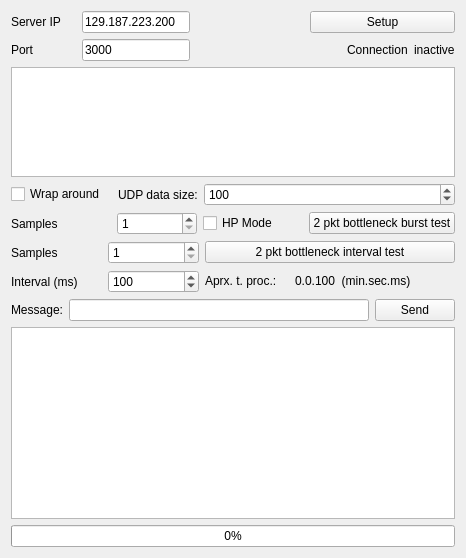
        <widget class="QWidget" name="tab">
         <attribute name="title">
          <string>Link Rate Measurement</string>
         </attribute>
         <layout class="QVBoxLayout" name="verticalLayout">
          <item>
           <layout class="QHBoxLayout" name="horizontalLayout_43">
            <property name="sizeConstraint">
             <enum>QLayout::SetFixedSize</enum>
            </property>
            <item>
             <layout class="QHBoxLayout" name="horizontalLayout_42">
              <item>
               <widget class="QLabel" name="label_2">
                <property name="sizePolicy">
                 <sizepolicy hsizetype="Minimum" vsizetype="Preferred">
                  <horstretch>0</horstretch>
                  <verstretch>0</verstretch>
                 </sizepolicy>
                </property>
                <property name="minimumSize">
                 <size>
                  <width>65</width>
                  <height>0</height>
                 </size>
                </property>
                <property name="text">
                 <string>Server IP</string>
                </property>
               </widget>
              </item>
              <item>
               <widget class="QLineEdit" name="Server_IP">
                <property name="text">
                 <string>129.187.223.200</string>
                </property>
               </widget>
              </item>
             </layout>
            </item>
            <item>
             <spacer name="horizontalSpacer_13">
              <property name="orientation">
               <enum>Qt::Horizontal</enum>
              </property>
              <property name="sizeHint" stdset="0">
               <size>
                <width>40</width>
                <height>20</height>
               </size>
              </property>
             </spacer>
            </item>
            <item>
             <widget class="QPushButton" name="Check_Server_IP">
              <property name="minimumSize">
               <size>
                <width>145</width>
                <height>0</height>
               </size>
              </property>
              <property name="text">
               <string>Setup</string>
              </property>
             </widget>
            </item>
           </layout>
          </item>
          <item>
           <layout class="QVBoxLayout" name="verticalLayout_12">
            <property name="sizeConstraint">
             <enum>QLayout::SetFixedSize</enum>
            </property>
            <item>
             <layout class="QVBoxLayout" name="verticalLayout_5">
              <property name="sizeConstraint">
               <enum>QLayout::SetFixedSize</enum>
              </property>
              <item>
               <layout class="QHBoxLayout" name="horizontalLayout_44">
                <property name="sizeConstraint">
                 <enum>QLayout::SetFixedSize</enum>
                </property>
                <item>
                 <layout class="QHBoxLayout" name="horizontalLayout_41">
                  <item>
                   <widget class="QLabel" name="label">
                    <property name="sizePolicy">
                     <sizepolicy hsizetype="Minimum" vsizetype="Preferred">
                      <horstretch>0</horstretch>
                      <verstretch>0</verstretch>
                     </sizepolicy>
                    </property>
                    <property name="minimumSize">
                     <size>
                      <width>65</width>
                      <height>0</height>
                     </size>
                    </property>
                    <property name="lineWidth">
                     <number>1</number>
                    </property>
                    <property name="text">
                     <string>Port</string>
                    </property>
                    <property name="scaledContents">
                     <bool>false</bool>
                    </property>
                   </widget>
                  </item>
                  <item>
                   <widget class="QLineEdit" name="Server_Port">
                    <property name="text">
                     <string>3000</string>
                    </property>
                   </widget>
                  </item>
                 </layout>
                </item>
                <item>
                 <spacer name="horizontalSpacer_14">
                  <property name="orientation">
                   <enum>Qt::Horizontal</enum>
                  </property>
                  <property name="sizeHint" stdset="0">
                   <size>
                    <width>40</width>
                    <height>20</height>
                   </size>
                  </property>
                 </spacer>
                </item>
                <item>
                 <layout class="QHBoxLayout" name="horizontalLayout">
                  <item>
                   <widget class="QLabel" name="label_3">
                    <property name="text">
                     <string>Connection</string>
                    </property>
                   </widget>
                  </item>
                  <item>
                   <widget class="QLabel" name="connect_disp">
                    <property name="text">
                     <string>inactive</string>
                    </property>
                    <property name="textFormat">
                     <enum>Qt::AutoText</enum>
                    </property>
                   </widget>
                  </item>
                 </layout>
                </item>
               </layout>
              </item>
             </layout>
            </item>
            <item>
             <widget class="QTextEdit" name="Console">
              <property name="sizePolicy">
               <sizepolicy hsizetype="Fixed" vsizetype="Maximum">
                <horstretch>0</horstretch>
                <verstretch>0</verstretch>
               </sizepolicy>
              </property>
              <property name="maximumSize">
               <size>
                <width>1012</width>
                <height>110</height>
               </size>
              </property>
             </widget>
            </item>
           </layout>
          </item>
          <item>
           <layout class="QVBoxLayout" name="verticalLayout_11">
            <property name="sizeConstraint">
             <enum>QLayout::SetFixedSize</enum>
            </property>
            <item>
             <layout class="QHBoxLayout" name="horizontalLayout_3">
              <property name="sizeConstraint">
               <enum>QLayout::SetFixedSize</enum>
              </property>
              <item>
               <widget class="QCheckBox" name="wrap_arround">
                <property name="text">
                 <string>Wrap around  </string>
                </property>
               </widget>
              </item>
              <item>
               <widget class="QLabel" name="label_25">
                <property name="text">
                 <string>UDP data size:</string>
                </property>
               </widget>
              </item>
              <item>
               <widget class="QSpinBox" name="udp_pkt_size">
                <property name="sizePolicy">
                 <sizepolicy hsizetype="Expanding" vsizetype="Fixed">
                  <horstretch>0</horstretch>
                  <verstretch>0</verstretch>
                 </sizepolicy>
                </property>
                <property name="minimum">
                 <number>1</number>
                </property>
                <property name="maximum">
                 <number>1500</number>
                </property>
                <property name="value">
                 <number>100</number>
                </property>
               </widget>
              </item>
             </layout>
            </item>
            <item>
             <layout class="QHBoxLayout" name="horizontalLayout_4">
              <property name="sizeConstraint">
               <enum>QLayout::SetFixedSize</enum>
              </property>
              <item>
               <widget class="QLabel" name="label_4">
                <property name="sizePolicy">
                 <sizepolicy hsizetype="Fixed" vsizetype="Preferred">
                  <horstretch>0</horstretch>
                  <verstretch>0</verstretch>
                 </sizepolicy>
                </property>
                <property name="maximumSize">
                 <size>
                  <width>140</width>
                  <height>27</height>
                 </size>
                </property>
                <property name="text">
                 <string>Samples</string>
                </property>
               </widget>
              </item>
              <item>
               <widget class="QSpinBox" name="bottleneck_iteration">
                <property name="sizePolicy">
                 <sizepolicy hsizetype="Fixed" vsizetype="Fixed">
                  <horstretch>0</horstretch>
                  <verstretch>0</verstretch>
                 </sizepolicy>
                </property>
                <property name="minimumSize">
                 <size>
                  <width>80</width>
                  <height>0</height>
                 </size>
                </property>
                <property name="minimum">
                 <number>1</number>
                </property>
                <property name="maximum">
                 <number>500</number>
                </property>
                <property name="singleStep">
                 <number>1</number>
                </property>
               </widget>
              </item>
              <item>
               <widget class="QCheckBox" name="HP_MODE_en">
                <property name="text">
                 <string>HP Mode</string>
                </property>
               </widget>
              </item>
              <item>
               <widget class="QPushButton" name="Test_data">
                <property name="sizePolicy">
                 <sizepolicy hsizetype="Fixed" vsizetype="Fixed">
                  <horstretch>0</horstretch>
                  <verstretch>0</verstretch>
                 </sizepolicy>
                </property>
                <property name="text">
                 <string>2 pkt bottleneck burst test</string>
                </property>
               </widget>
              </item>
             </layout>
            </item>
           </layout>
          </item>
          <item>
           <layout class="QHBoxLayout" name="horizontalLayout_22">
            <item>
             <layout class="QVBoxLayout" name="verticalLayout_13">
              <item>
               <widget class="QLabel" name="label_23">
                <property name="text">
                 <string>Samples</string>
                </property>
               </widget>
              </item>
              <item>
               <widget class="QLabel" name="label_22">
                <property name="text">
                 <string>Interval (ms)</string>
                </property>
               </widget>
              </item>
             </layout>
            </item>
            <item>
             <layout class="QVBoxLayout" name="verticalLayout_14">
              <item>
               <widget class="QSpinBox" name="tmr_iterations">
                <property name="minimum">
                 <number>1</number>
                </property>
                <property name="maximum">
                 <number>10000</number>
                </property>
                <property name="value">
                 <number>1</number>
                </property>
               </widget>
              </item>
              <item>
               <widget class="QSpinBox" name="tmr_interval">
                <property name="minimum">
                 <number>1</number>
                </property>
                <property name="maximum">
                 <number>10000</number>
                </property>
                <property name="value">
                 <number>100</number>
                </property>
               </widget>
              </item>
             </layout>
            </item>
            <item>
             <layout class="QVBoxLayout" name="verticalLayout_15">
              <item>
               <widget class="QPushButton" name="pushButton">
                <property name="minimumSize">
                 <size>
                  <width>250</width>
                  <height>0</height>
                 </size>
                </property>
                <property name="text">
                 <string>2 pkt bottleneck interval test</string>
                </property>
               </widget>
              </item>
              <item>
               <layout class="QHBoxLayout" name="horizontalLayout_18">
                <item>
                 <widget class="QLabel" name="label_24">
                  <property name="text">
                   <string>Aprx. t. proc.:</string>
                  </property>
                 </widget>
                </item>
                <item>
                 <widget class="QLabel" name="Processing_time">
                  <property name="minimumSize">
                   <size>
                    <width>160</width>
                    <height>0</height>
                   </size>
                  </property>
                  <property name="text">
                   <string>0.0.100  (min.sec.ms)</string>
                  </property>
                 </widget>
                </item>
               </layout>
              </item>
             </layout>
            </item>
           </layout>
          </item>
          <item>
           <layout class="QHBoxLayout" name="horizontalLayout_2">
            <property name="sizeConstraint">
             <enum>QLayout::SetFixedSize</enum>
            </property>
            <item>
             <widget class="QLabel" name="label_5">
              <property name="text">
               <string>Message:</string>
              </property>
             </widget>
            </item>
            <item>
             <widget class="QLineEdit" name="Data">
              <property name="sizePolicy">
               <sizepolicy hsizetype="Fixed" vsizetype="Fixed">
                <horstretch>0</horstretch>
                <verstretch>0</verstretch>
               </sizepolicy>
              </property>
              <property name="minimumSize">
               <size>
                <width>300</width>
                <height>0</height>
               </size>
              </property>
              <property name="maximumSize">
               <size>
                <width>350</width>
                <height>16777215</height>
               </size>
              </property>
             </widget>
            </item>
            <item>
             <widget class="QPushButton" name="Send">
              <property name="sizePolicy">
               <sizepolicy hsizetype="Fixed" vsizetype="Fixed">
                <horstretch>0</horstretch>
                <verstretch>0</verstretch>
               </sizepolicy>
              </property>
              <property name="minimumSize">
               <size>
                <width>80</width>
                <height>0</height>
               </size>
              </property>
              <property name="maximumSize">
               <size>
                <width>85</width>
                <height>16777215</height>
               </size>
              </property>
              <property name="text">
               <string>Send</string>
              </property>
             </widget>
            </item>
           </layout>
          </item>
          <item>
           <layout class="QVBoxLayout" name="verticalLayout_10">
            <property name="sizeConstraint">
             <enum>QLayout::SetDefaultConstraint</enum>
            </property>
            <item>
             <widget class="QTextEdit" name="recv_output">
              <property name="enabled">
               <bool>true</bool>
              </property>
              <property name="sizePolicy">
               <sizepolicy hsizetype="Expanding" vsizetype="Expanding">
                <horstretch>0</horstretch>
                <verstretch>0</verstretch>
               </sizepolicy>
              </property>
              <property name="minimumSize">
               <size>
                <width>300</width>
                <height>0</height>
               </size>
              </property>
              <property name="maximumSize">
               <size>
                <width>16777215</width>
                <height>16777215</height>
               </size>
              </property>
             </widget>
            </item>
            <item>
             <widget class="QProgressBar" name="send_progress">
              <property name="sizePolicy">
               <sizepolicy hsizetype="Expanding" vsizetype="Fixed">
                <horstretch>0</horstretch>
                <verstretch>0</verstretch>
               </sizepolicy>
              </property>
              <property name="minimumSize">
               <size>
                <width>300</width>
                <height>0</height>
               </size>
              </property>
              <property name="maximumSize">
               <size>
                <width>16777215</width>
                <height>16777215</height>
               </size>
              </property>
              <property name="maximum">
               <number>100</number>
              </property>
              <property name="value">
               <number>0</number>
              </property>
             </widget>
            </item>
           </layout>
          </item>
         </layout>
         <zorder></zorder>
         <zorder></zorder>
         <zorder></zorder>
         <zorder></zorder>
         <zorder></zorder>
         <zorder></zorder>
        </widget>
